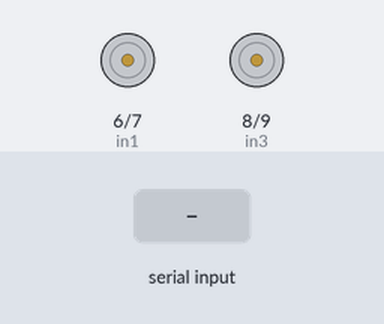
Simulated run of this sketch. Board: Arduino Uno, built with avr-gcc and run on an emulated ATmega328P. Shown: motor-driver pin pairs drawn as motors (green arrow = first pin HIGH = forward, orange = second pin HIGH = backward, longer = more drive, scaled by the enable pin). The test bench sets the inputs (shaded band).

Above: at 1.2 s.
1.3 s: "F" received over Serial
At 1.7 s:
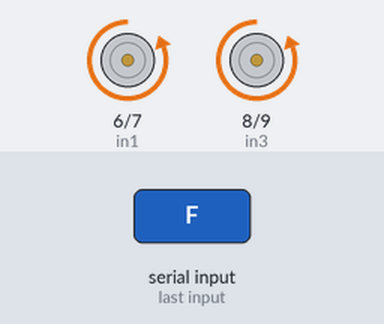
2.8 s: "B" received over Serial
At 4.0 s:
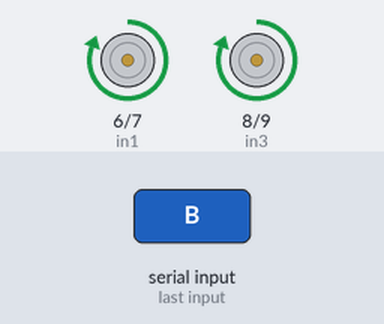
4.3 s: "R" received over Serial
At 5.2 s:
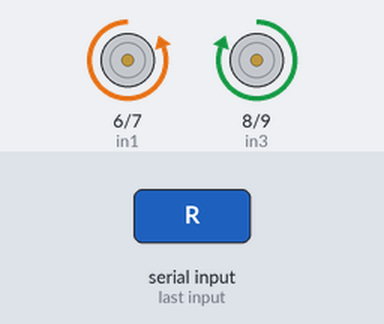
5.8 s: "L" received over Serial
At 6.3 s:
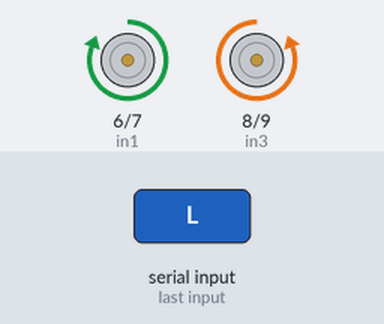
7.3 s: "I" received over Serial
At 8.5 s:
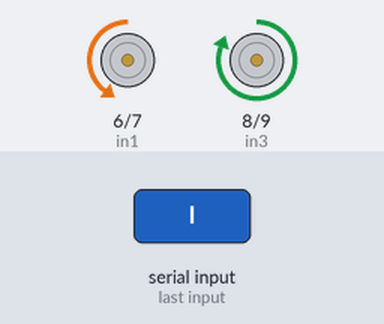
8.8 s: "H" received over Serial
At 9.8 s:
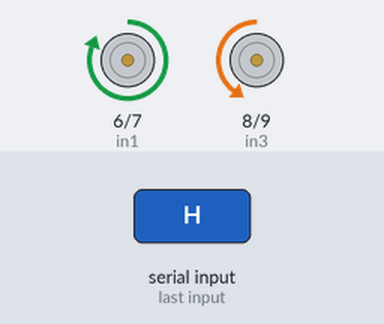
Timing chart, 0 to 11.3 s (numbered marks = the images above; inputs shaded):
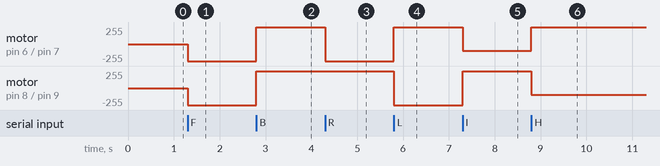

The sketch:

Rocket_league.ino
```cpp
#define in1 6
#define in2 7
#define in3 8
#define in4 9
#define enA 10
#define enB 5
float motorSpeed  = 255;
float halfSpeed = 100;

void stopAll();
void forward();
void right();
void left();
void back();
void forwardRight();
void forwardLeft();
void backRight();
void backLeft();

void setup() {
  // put your setup code here, to run once:
 Serial.begin(9600);
  pinMode(in1, OUTPUT);
  pinMode(in2, OUTPUT);
  pinMode(in3, OUTPUT);
  pinMode(in4, OUTPUT);


  pinMode(enA, OUTPUT);
  pinMode(enB, OUTPUT);


}


void loop() {
  // put your main code here, to run repeatedly:
  if(Serial.available() > 0)
  {

    char command = Serial.read();
    stopAll();
    switch(command)
    {
      case 'F':
         forward();
         break;
      case 'B':
        back();
        break;
      case 'R':
        right();
        break;
      case 'L':
        left();
        break;
      case 'I':
        forwardRight();
        break;
      case 'H':
        backLeft();
        break;
      case  'J':
        backRight();
        break;
      case 'G':
        forwardLeft();
        break;
//      default:
//        if(command = 'q')
//        {
//          motorSpeed = 255;
//          halfSpeed = 0.5 * motorSpeed;
//        }
//        else
//        {
//          if(command >= 48 && command <= 57)
//          {
//            motorSpeed =  25 * (command - 48);
//            halfSpeed = 0.5 * motorSpeed;
//          }
//        }


    }
  }


}
void stopAll() {
  digitalWrite(in1, 0);
  digitalWrite(in2, 0);
  digitalWrite(in3, 0);
  digitalWrite(in4, 0);
}


void right() {
  digitalWrite(in1, 0);
  digitalWrite(in2, 1);
  digitalWrite(in3, 1);
  digitalWrite(in4, 0);

  analogWrite(enA, motorSpeed);
  analogWrite(enB, motorSpeed);
}
void left() {
  digitalWrite(in1, 1);
  digitalWrite(in2, 0);
  digitalWrite(in3, 0);
  digitalWrite(in4, 1);

  analogWrite(enA, motorSpeed);
  analogWrite(enB, motorSpeed);
}
void forward(){

  digitalWrite(in1, 0);
  digitalWrite(in2, 1);
  digitalWrite(in3, 0);
  digitalWrite(in4, 1);

  analogWrite(enA, motorSpeed);
  analogWrite(enB, motorSpeed);
}
void back() {

  digitalWrite(in1, 1);
  digitalWrite(in2, 0);
  digitalWrite(in3, 1);
  digitalWrite(in4, 0);

  analogWrite(enA, motorSpeed);
  analogWrite(enB, motorSpeed);
}
void forwardRight()
{
  digitalWrite(in1, 0);
  digitalWrite(in2, 1);
  digitalWrite(in3, 1);
  digitalWrite(in4, 0);

  analogWrite(enA, halfSpeed);
  analogWrite(enB, motorSpeed);
}
void forwardLeft()
{
  digitalWrite(in1, 1);
  digitalWrite(in2, 0);
  digitalWrite(in3, 0);
  digitalWrite(in4, 1);

  analogWrite(enA, motorSpeed);
  analogWrite(enB, halfSpeed);
}
void backRight()
{
  digitalWrite(in1, 1);
  digitalWrite(in2, 0);
  digitalWrite(in3, 0);
  digitalWrite(in4, 1);

  analogWrite(enA, halfSpeed);
  analogWrite(enB, motorSpeed);
}
void backLeft()
{
  digitalWrite(in1, 1);
  digitalWrite(in2, 0);
  digitalWrite(in3, 0);
  digitalWrite(in4, 1);

  analogWrite(enA, motorSpeed);
  analogWrite(enB, halfSpeed);
}
```

Measured:
- after the input at 1.3 s, motor on pin 6 (in1) / pin 7 (in2), motor on pin 8 (in3) / pin 9 (in4): stopped → backward 255/255 at once
- after the input at 2.8 s, motor on pin 6 (in1) / pin 7 (in2), motor on pin 8 (in3) / pin 9 (in4): backward 255/255 → forward 255/255 at once
- after the input at 4.3 s, motor on pin 6 (in1) / pin 7 (in2): forward 255/255 → backward 255/255 at once
- after the input at 5.8 s, motor on pin 6 (in1) / pin 7 (in2): backward 255/255 → forward 255/255 at once; motor on pin 8 (in3) / pin 9 (in4): forward 255/255 → backward 255/255 at once
- after the input at 7.3 s, motor on pin 6 (in1) / pin 7 (in2): forward 255/255 → backward 100/255 at once; motor on pin 8 (in3) / pin 9 (in4): backward 255/255 → forward 255/255 at once
- after the input at 8.8 s, motor on pin 6 (in1) / pin 7 (in2): backward 100/255 → forward 255/255 at once; motor on pin 8 (in3) / pin 9 (in4): forward 255/255 → backward 100/255 at once
